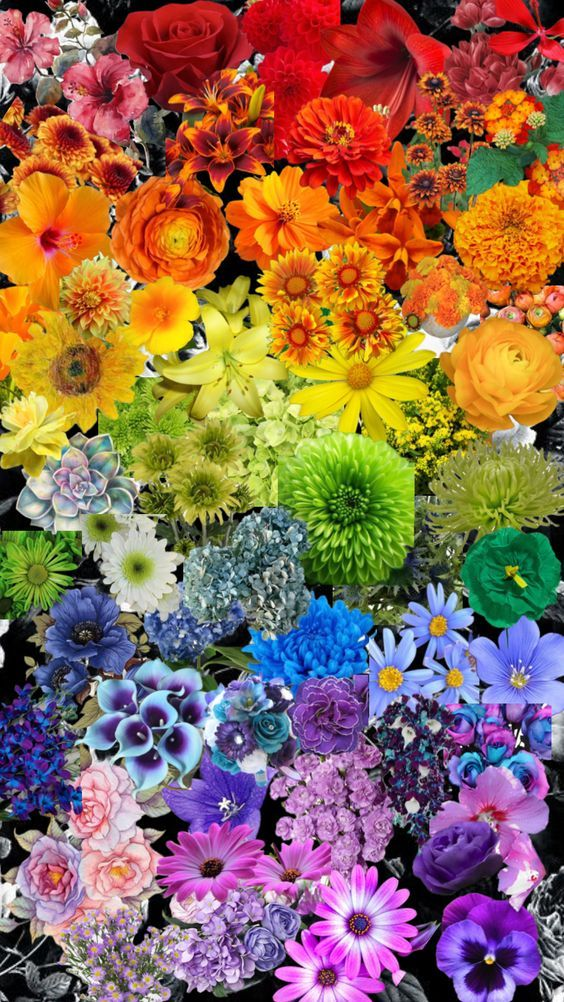
#> input picture media/pic.jpg, 564 x 1002 px
$ python lab4.py
#> lines starting #> are read from the running program, lines starting #| are printed output that depends on the picture; after the words box and inside, x2 and y2 are one past the last pixel; in counts of white or black regions, pixels touching at a corner belong together
import numpy as np
import cv2
import matplotlib.pyplot as plt
from skimage import color

image_path = input("Путь к изображению: ")
#> the answer given: pic.jpg

image_in = cv2.imread(image_path)
#> image_in is the input picture: shape (1002, 564, 3); mean B, G, R 86, 106.1, 143.1

if image_in is None:
    print("Ошибка: изображение не найдено.")
    exit()

(M, N, K) = image_in.shape
image_rgb = cv2.cvtColor(image_in, cv2.COLOR_BGR2RGB)

# Поиск красных пикселей так же, как в лабораторной работе №1:
# переводим изображение в Yxy и проверяем, попадает ли точка (x, y)
# в сектор красного цвета
image_xyz = color.rgb2xyz(image_rgb)
#> image_xyz: shape (1002, 564, 3) float64; mean of channels 0, 1, 2 0.269, 0.249, 0.216
denom_xyz = image_xyz[:, :, 0] + image_xyz[:, :, 1] + image_xyz[:, :, 2]
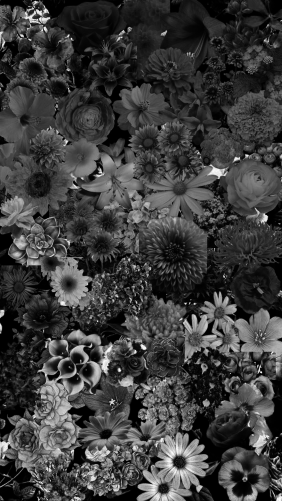
#> denom_xyz: shape (1002, 564) float64 (shown at 1/2 size); min 0, max 3.04, mean 0.733; drawn with min black and max white
denom_xyz[denom_xyz == 0] = 1e-10
#> denom_xyz: shape (1002, 564) float64; 0.24% of pixels changed, all inside (x1, y1, x2, y2) = (0, 0, 564, 1002)
x = image_xyz[:, :, 0] / denom_xyz
y = image_xyz[:, :, 1] / denom_xyz
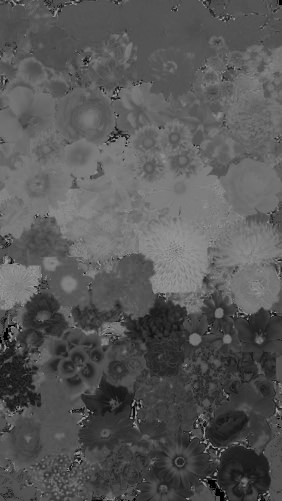
#> y: shape (1002, 564) float64 (shown at 1/2 size); min 0, max 0.6, mean 0.343

x_red1 = 0.60
y_red1 = 0.40
x_red2 = 0.75
y_red2 = 0.20

x_WP = 0.333
y_WP = 0.333

k1 = (y_red1 - y_WP) / (x_red1 - x_WP)
k2 = (y_red2 - y_WP) / (x_red2 - x_WP)

is_red = ((x > x_WP) &
          (y < y_WP + k1 * (x - x_WP)) &
          (y > y_WP + k2 * (x - x_WP)))
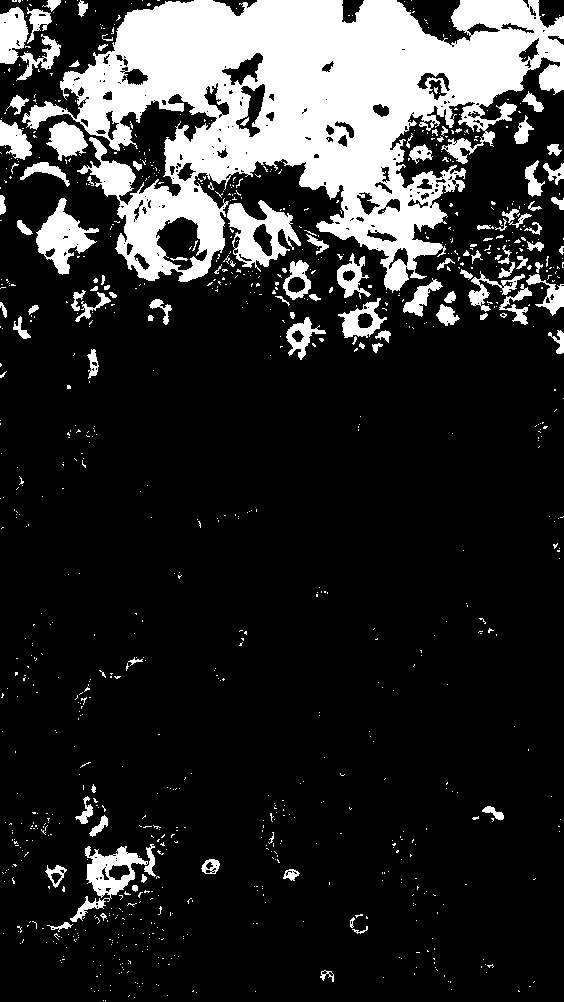
#> is_red: shape (1002, 564) bool; 17.9% white; 967 white regions (864 under 20 px), largest, box (x1, y1, x2, y2) and area: (22, 0, 564, 293) 75223, (227, 200, 301, 272) 2427, (36, 198, 99, 275) 2088

# Параметры сглаживающего фильтра
P_2 = 6  # половина ширины маски фильтра
P = 1 + 2 * P_2  # ширина маски - всегда нечетная
PSF = np.ones((P, P), np.float32) / (P ** 2)

Id = image_rgb.astype(np.float32)
R_I = Id[:, :, 0]; G_I = Id[:, :, 1]; B_I = Id[:, :, 2]
R_I_pad = np.pad(R_I, [P_2, P_2], 'symmetric')
G_I_pad = np.pad(G_I, [P_2, P_2], 'symmetric')
B_I_pad = np.pad(B_I, [P_2, P_2], 'symmetric')
R_J = R_I.copy(); G_J = G_I.copy(); B_J = B_I.copy()

# Нестационарный фильтр: для красных пикселей маска усредняющая,
# для остальных пиксель остается без изменений
for m in range(M):
    for n in range(N):
        if is_red[m, n]:
            R_temp = np.multiply(R_I_pad[m:m + P, n:n + P], PSF)
            G_temp = np.multiply(G_I_pad[m:m + P, n:n + P], PSF)
            B_temp = np.multiply(B_I_pad[m:m + P, n:n + P], PSF)
            R_J[m, n] = np.sum(R_temp)
            G_J[m, n] = np.sum(G_temp)
            B_J[m, n] = np.sum(B_temp)
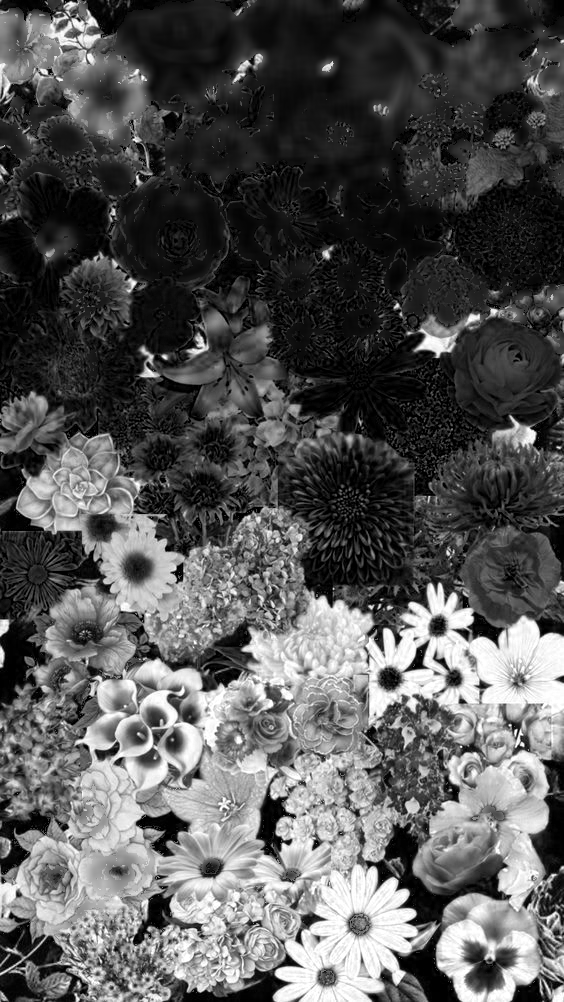
#> B_J: shape (1002, 564) float32; min 0, max 255, mean 86.7
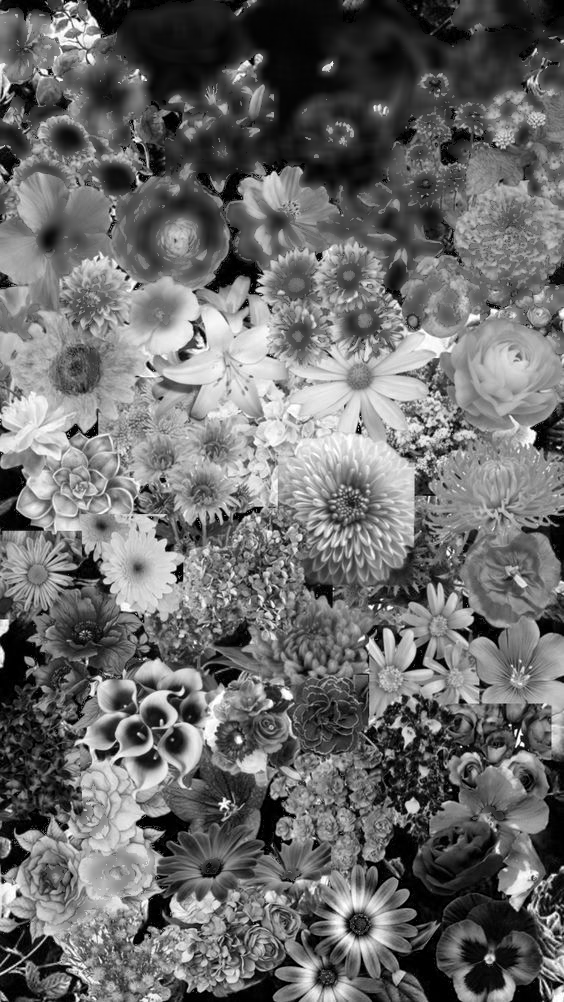
#> G_J: shape (1002, 564) float32; min 0, max 255, mean 107.6
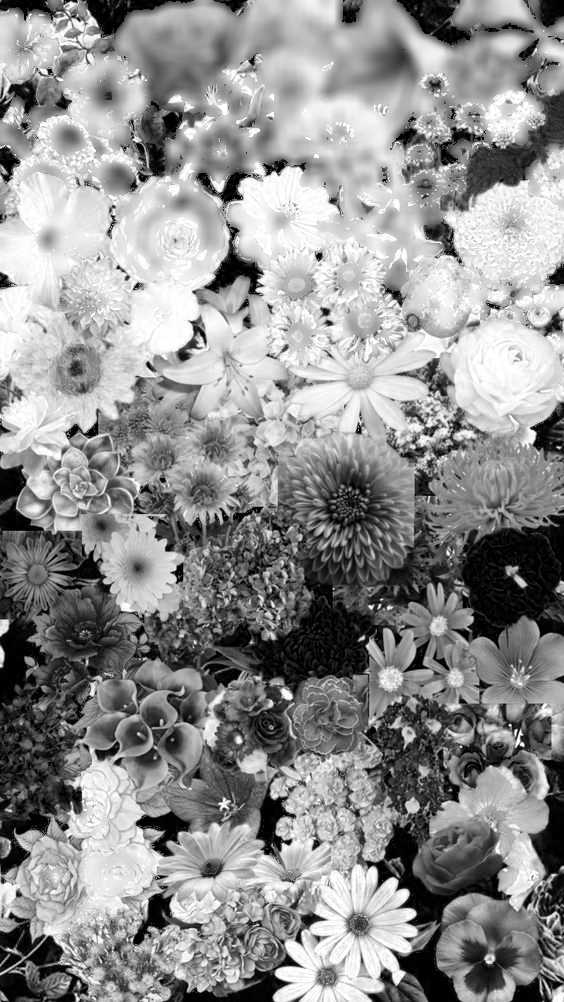
#> R_J: shape (1002, 564) float32; min 0, max 255, mean 143.5

image_rgb_new = np.dstack((R_J, G_J, B_J))
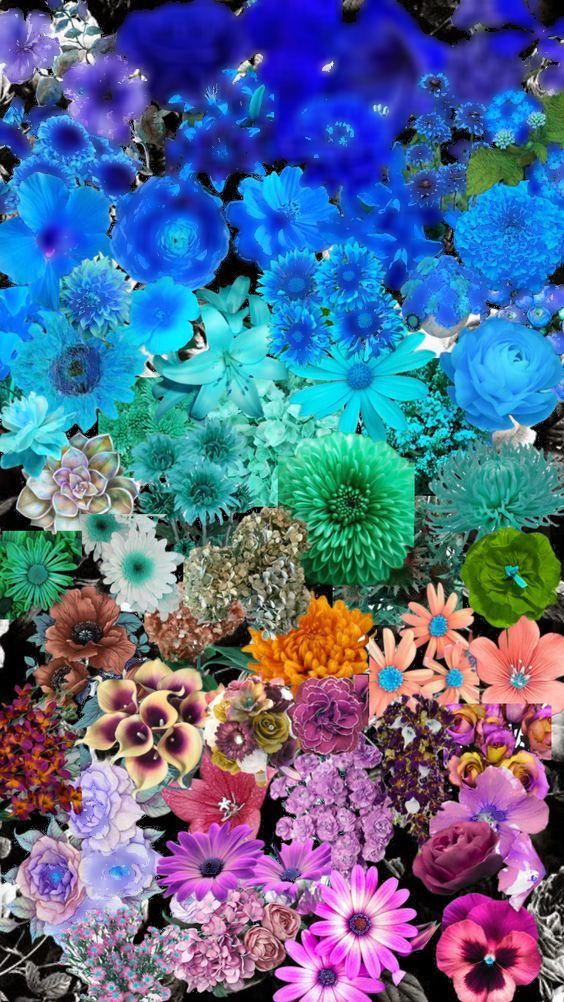
#> image_rgb_new: shape (1002, 564, 3) float32; mean of channels 0, 1, 2 143.5, 107.6, 86.7; drawn as B, G, R
image_rgb_new = np.clip(image_rgb_new, 0, 255).astype(np.uint8)

plt.figure(figsize=(15, 5))
plt.subplot(1, 3, 1)
plt.title('Исходное изображение')
plt.imshow(image_rgb)
plt.axis('off')
plt.subplot(1, 3, 2)
plt.title('Красные пиксели')
plt.imshow(is_red, cmap='gray')
plt.axis('off')
plt.subplot(1, 3, 3)
plt.title('Преобразованное изображение')
plt.imshow(image_rgb_new)
plt.axis('off')
plt.savefig("image_out_compare.png", bbox_inches='tight')
plt.show()

image_bgr_new = cv2.cvtColor(image_rgb_new, cv2.COLOR_RGB2BGR)
cv2.imwrite("image_out.jpg", image_bgr_new)

$ run again, on media/flowers.jpg
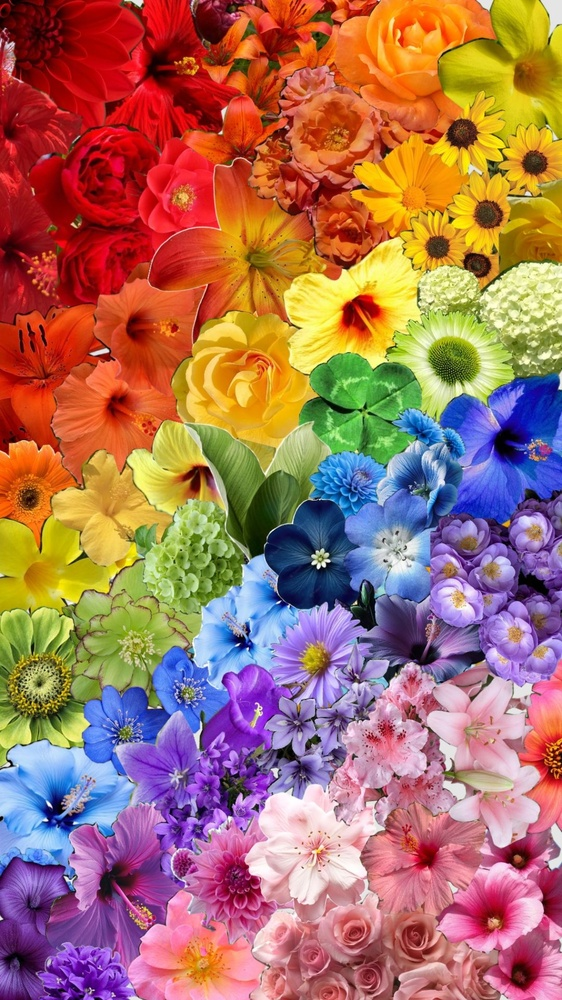
#> input picture media/flowers.jpg, 562 x 1000 px, shrunk from 1080 x 1920 before the run
#> image_in is the input picture: shape (1000, 562, 3); mean B, G, R 96.3, 112, 167.8
#> image_xyz: shape (1000, 562, 3) float64; mean of channels 0, 1, 2 0.32, 0.288, 0.251
#> `is_red = ((x > x_WP) & (y < y_WP + k1 * (x - x_WP)) & (y > y_WP + k2 *..`:
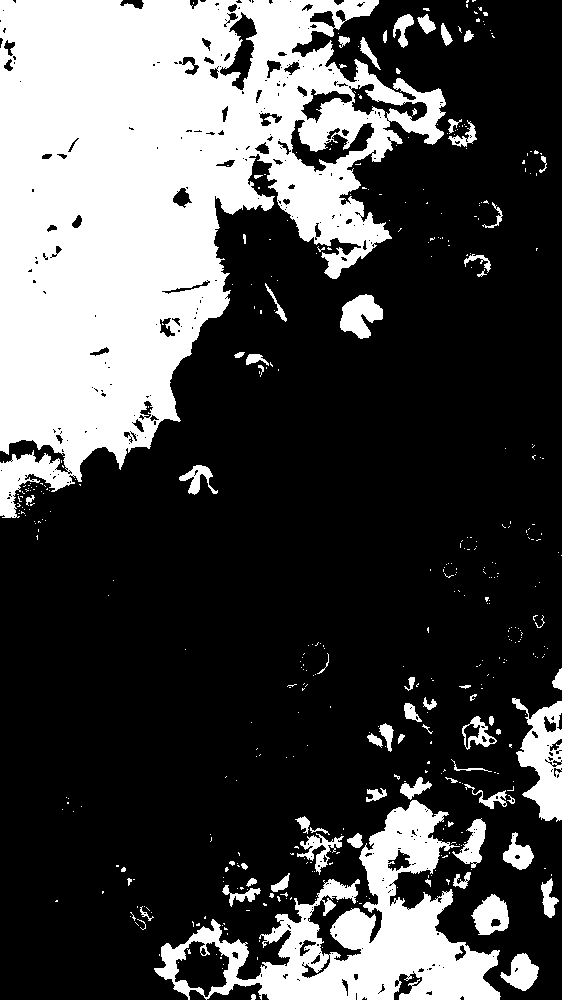
#> is_red: shape (1000, 562) bool; 29% white; 446 white regions (376 under 20 px), largest, box (x1, y1, x2, y2) and area: (0, 0, 446, 518) 122656, (154, 800, 501, 1000) 24366, (512, 698, 562, 822) 3344
#> `image_rgb_new = np.dstack((R_J, G_J, B_J))`:
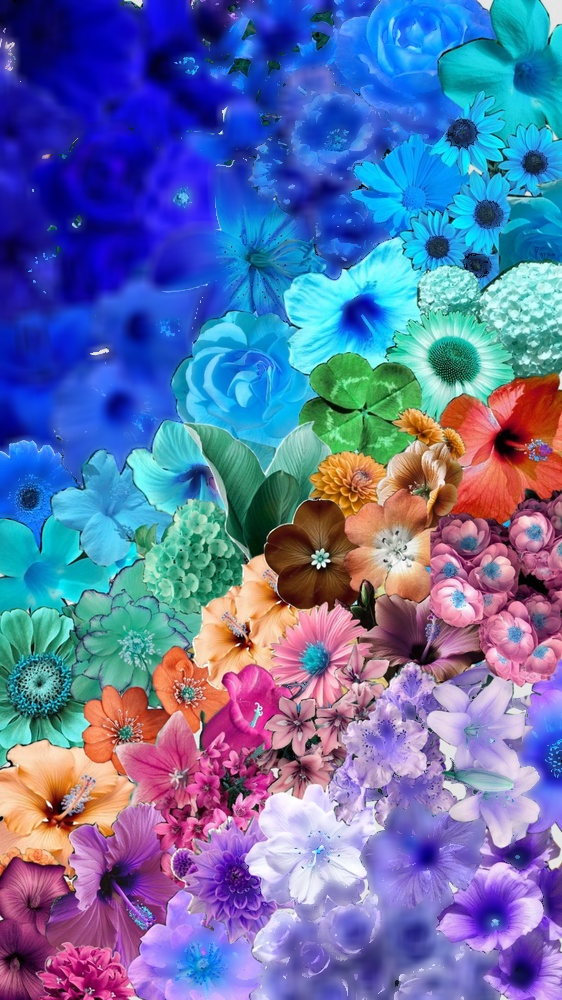
#> image_rgb_new: shape (1000, 562, 3) float32; mean of channels 0, 1, 2 168.5, 113.3, 97.2; drawn as B, G, R

$ run again, on media/girl.jpg
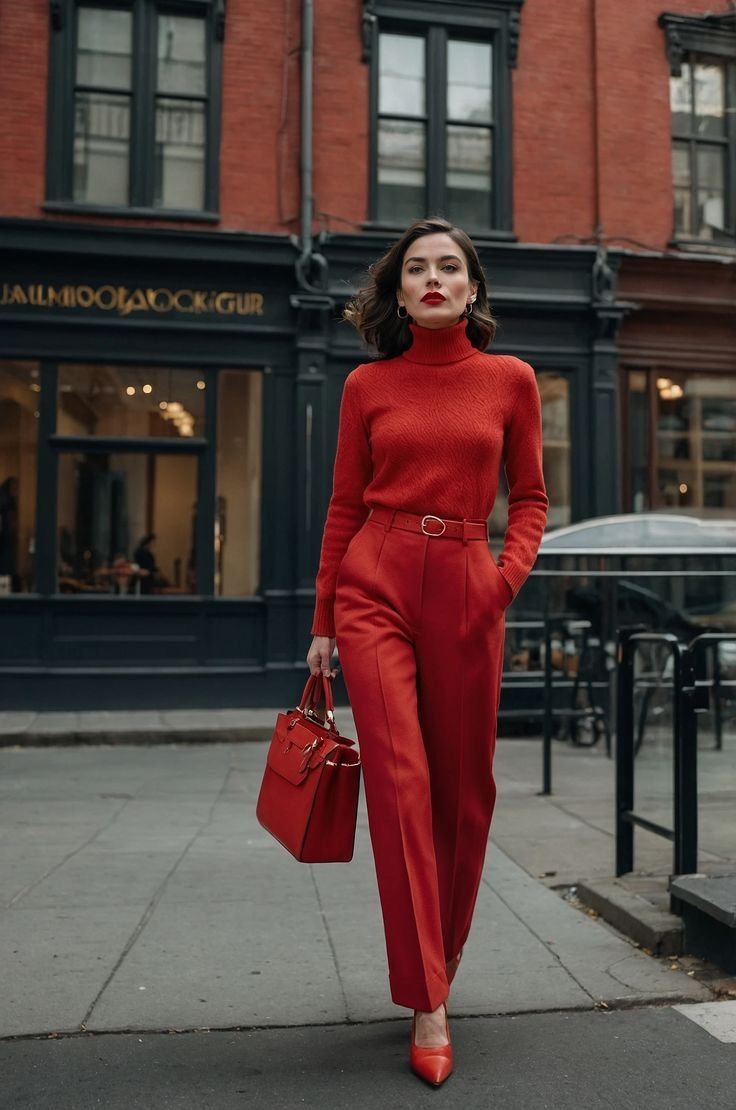
#> input picture media/girl.jpg, 736 x 1110 px
#> image_in is the input picture: shape (1110, 736, 3); mean B, G, R 62.5, 66.1, 85.2
#> image_xyz: shape (1110, 736, 3) float64; mean of channels 0, 1, 2 0.096, 0.0924, 0.0826
#> `is_red = ((x > x_WP) & (y < y_WP + k1 * (x - x_WP)) & (y > y_WP + k2 *..`:
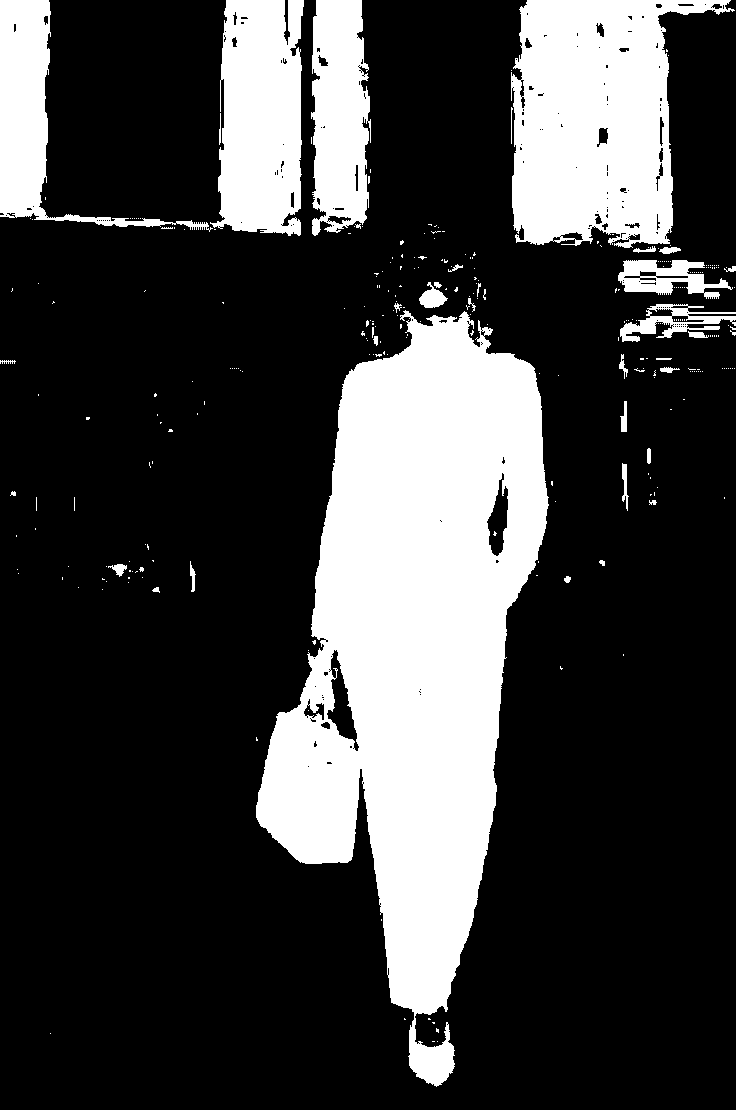
#> is_red: shape (1110, 736) bool; 24.8% white; 293 white regions (258 under 20 px), largest, box (x1, y1, x2, y2) and area: (256, 310, 549, 1087) 119598, (511, 0, 735, 248) 36463, (210, 0, 304, 236) 17812
#> `image_rgb_new = np.dstack((R_J, G_J, B_J))`:
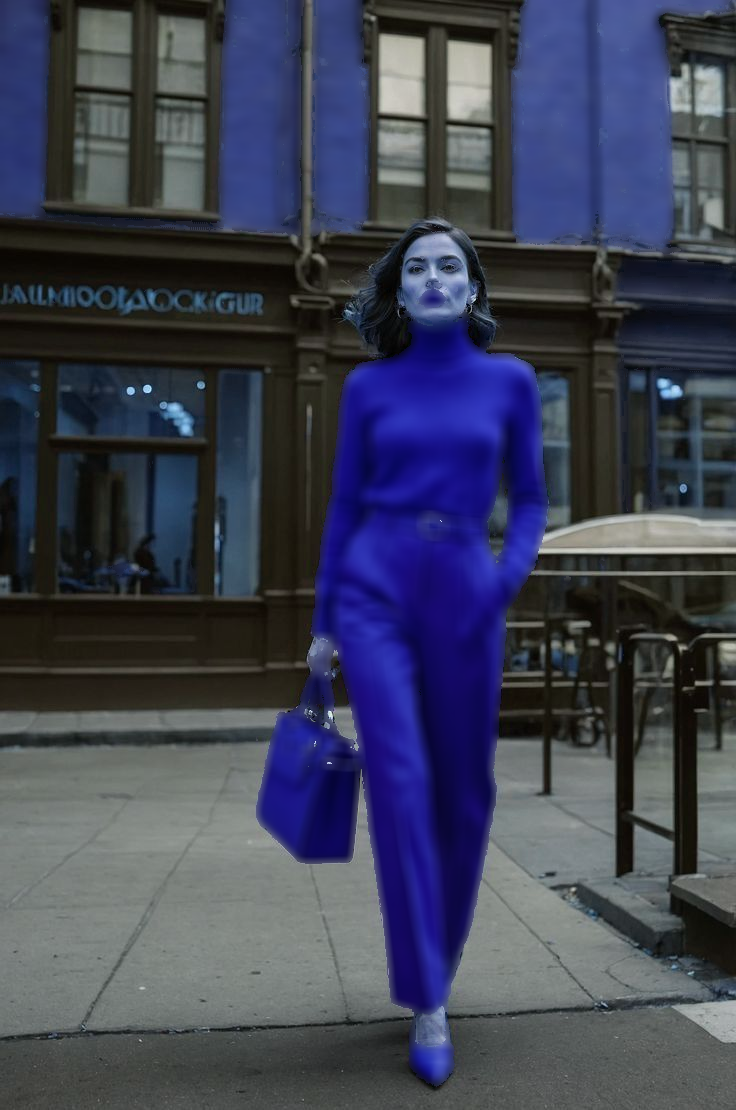
#> image_rgb_new: shape (1110, 736, 3) float32; mean of channels 0, 1, 2 85.1, 66.4, 62.7; drawn as B, G, R
